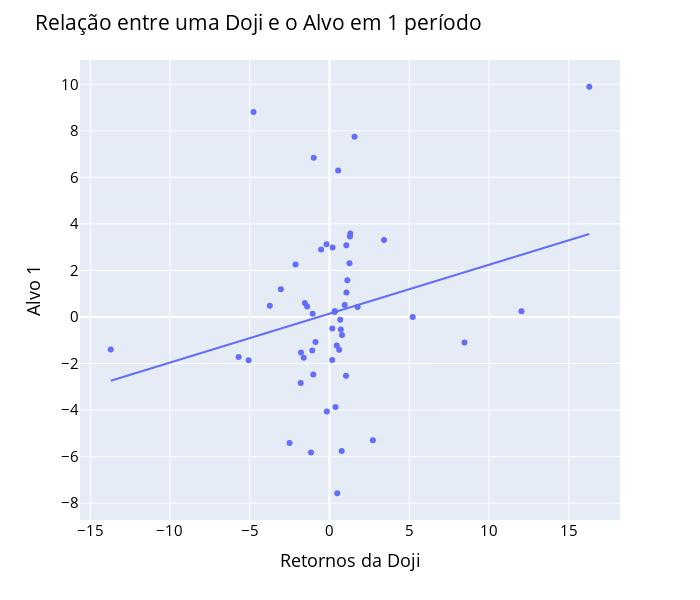

The notebook cell this image was saved under:
### Code cell
fig = px.scatter(x = df1[df1["doji_star"] != 0]["Retornos"]*100
                 , y = df1[df1["doji_star"] != 0]["Alvo1"]*100 , trendline = "ols")

fig.update_layout(height = 600, width = 700
                  , title_text = "Relação entre uma Doji e o Alvo em 1 período"
                  , font_color = "blue"
                  , title_font_color = "black"
                  , xaxis_title = "Retornos da Doji"
                  , yaxis_title = "Alvo 1"
                  , font = dict(size = 15, color = "Black")
                  , showlegend = True
                 )

fig.show()

### Figure 1 — Plotly figure (JSON) as saved in the notebook; plotly's stock layout.template omitted (floating-point values rounded to 4 significant figures)
{"data": [{"hovertemplate": "x=%{x}<br>y=%{y}<extra></extra>", "legendgroup": "", "marker": {"color": "#636efa", "symbol": "circle"}, "mode": "markers", "name": "", "orientation": "v", "showlegend": false, "type": "scatter", "x": [0.7119, 5.221, -0.1668, -1.802, -3.047, 0.6748, 1.254, 1.765, -0.8756, 0.7851, -0.5235, -1.014, -1.785, -5.692, 1.067, 2.72, -2.126, -1.613, 3.419, -2.5, -4.762, -5.066, 16.28, 12.03, -1.54, 1.574, 0.3395, 1.06, 0.6089, 1.307, -1.05, -1.16, -13.71, 0.5478, 0.9539, 1.283, 0.3203, -1.402, 0.4577, 0.4888, 8.462, -1.08, -0.1863, -3.738, 0.1725, 0.1773, 0.1997, 0.7651, 1.121, -0.9836, 1.037, 0.3781], "xaxis": "x", "y": [-0.5406, 0, -4.065, -2.842, 1.194, -0.1219, 2.309, 0.4336, -1.073, -0.7789, 2.895, -2.467, -1.53, -1.716, 1.056, -5.295, 2.259, -1.749, 3.306, -5.413, 8.81, -1.856, 9.893, 0.2469, 0.6017, 7.747, 0.2538, 3.08, -1.412, 3.584, 0.1384, -5.828, -1.394, 6.29, 0.5118, 3.455, 0.2128, 0.449, -1.227, -7.575, -1.096, -1.437, 3.126, 0.4855, -1.852, -0.4957, 2.99, -5.761, 1.577, 6.843, -2.53, -3.87], "yaxis": "y"}, {"hovertemplate": "<b>OLS trendline</b><br>y = 0.210204 * x + 0.14297<br>R<sup>2</sup>=0.057290<br><br>x=%{x}<br>y=%{y} <b>(trend)</b><extra></extra>", "legendgroup": "", "marker": {"color": "#636efa", "symbol": "circle"}, "mode": "lines", "name": "", "showlegend": false, "type": "scatter", "x": [-13.71, -5.692, -5.066, -4.762, -3.738, -3.047, -2.5, -2.126, -1.802, -1.785, -1.613, -1.54, -1.402, -1.16, -1.08, -1.05, -1.014, -0.9836, -0.8756, -0.5235, -0.1863, -0.1668, 0.1725, 0.1773, 0.1997, 0.3203, 0.3395, 0.3781, 0.4577, 0.4888, 0.5478, 0.6089, 0.6748, 0.7119, 0.7651, 0.7851, 0.9539, 1.037, 1.06, 1.067, 1.121, 1.254, 1.283, 1.307, 1.574, 1.765, 2.72, 3.419, 5.221, 8.462, 12.03, 16.28], "xaxis": "x", "y": [-2.739, -1.054, -0.9219, -0.858, -0.6428, -0.4975, -0.3825, -0.3039, -0.2359, -0.2322, -0.1961, -0.1808, -0.1517, -0.1009, -0.08408, -0.07779, -0.07014, -0.06379, -0.04108, 0.03292, 0.1038, 0.1079, 0.1792, 0.1802, 0.185, 0.2103, 0.2143, 0.2225, 0.2392, 0.2457, 0.2581, 0.271, 0.2848, 0.2926, 0.3038, 0.308, 0.3435, 0.361, 0.3657, 0.3673, 0.3785, 0.4066, 0.4127, 0.4177, 0.4738, 0.514, 0.7146, 0.8616, 1.24, 1.922, 2.672, 3.566], "yaxis": "y"}], "layout": {"font": {"color": "Black", "size": 15}, "height": 600, "legend": {"tracegroupgap": 0}, "margin": {"t": 60}, "showlegend": true, "title": {"font": {"color": "black"}, "text": "Relação entre uma Doji e o Alvo em 1 período"}, "width": 700, "xaxis": {"anchor": "y", "domain": [0, 1], "title": {"text": "Retornos da Doji"}}, "yaxis": {"anchor": "x", "domain": [0, 1], "title": {"text": "Alvo 1"}}}}
